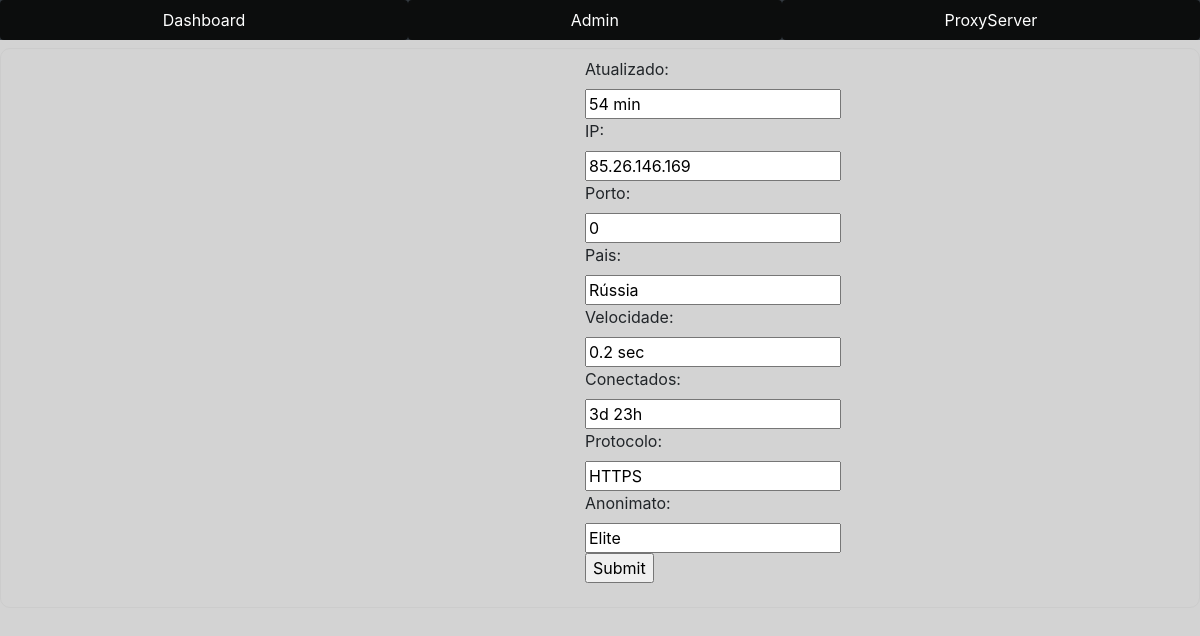
The app's page /update/5, older data.
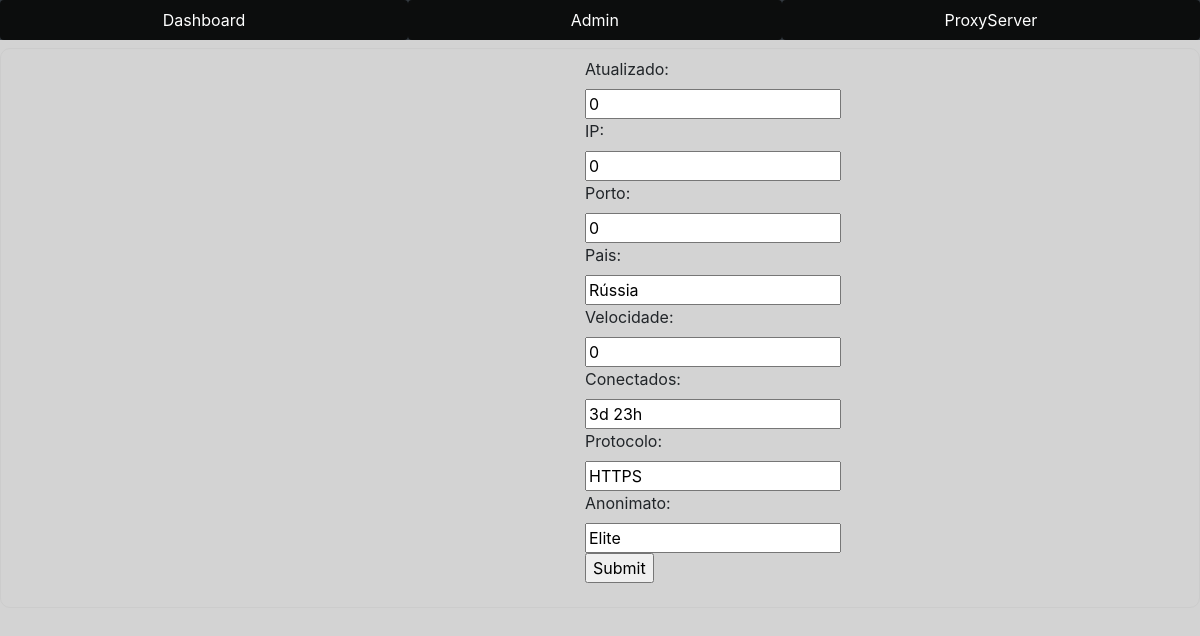
The same page, newer data.
### app1/models.py (models this page shows, shortened)
class WebSiteInfo(models.Model):
    Atualizado = models.CharField(max_length=100)
    IP = models.CharField(max_length=100)
    Porto = models.CharField(max_length=100, blank=True, null=True)
    Pais = models.CharField(max_length=100)
    Velocidade = models.CharField(max_length=100)
    Conectados = models.CharField(max_length=100)
    Protocolo = models.CharField(max_length=100)
    Anonimato = models.CharField(max_length=100)
    class Meta:
        db_table = 'Info'

### app1/views.py (the view)
# urls.py: path('update/<str:pk>', views.updateOrder, name='updateOrder'),
def updateOrder(request, pk):
    table = WebSiteInfo.objects.get(id=pk)
    form = WebSiteInfoForm(instance=table)
    if request.method =='POST':
        form = WebSiteInfoForm(request.POST, instance=table)
        if form.is_valid():
            form.save()
            return redirect('/')
    context = {'form': form}
    return render(request, 'app1/update.html', context)

### app1/forms.py
class WebSiteInfoForm(ModelForm):
    class Meta:
        model = WebSiteInfo
        fields = '__all__'

### app1/templates/app1/update.html (shortened to what this page needs)
{% extends 'app1/base.html' %}
{% block content %}
    <form action='' method="POST">
        <div class="form-group">
            {{form}}
            <br>
            <input type="submit" name ='Submit'>
        </div>
    </form>
{% endblock %}

Row changes from the older to the newer data that the page shows:
changed WebSiteInfo "Rússia": Atualizado "54 min" → "0"; IP "85.26.146.169" → "0"; Velocidade "0.2 sec" → "0"
